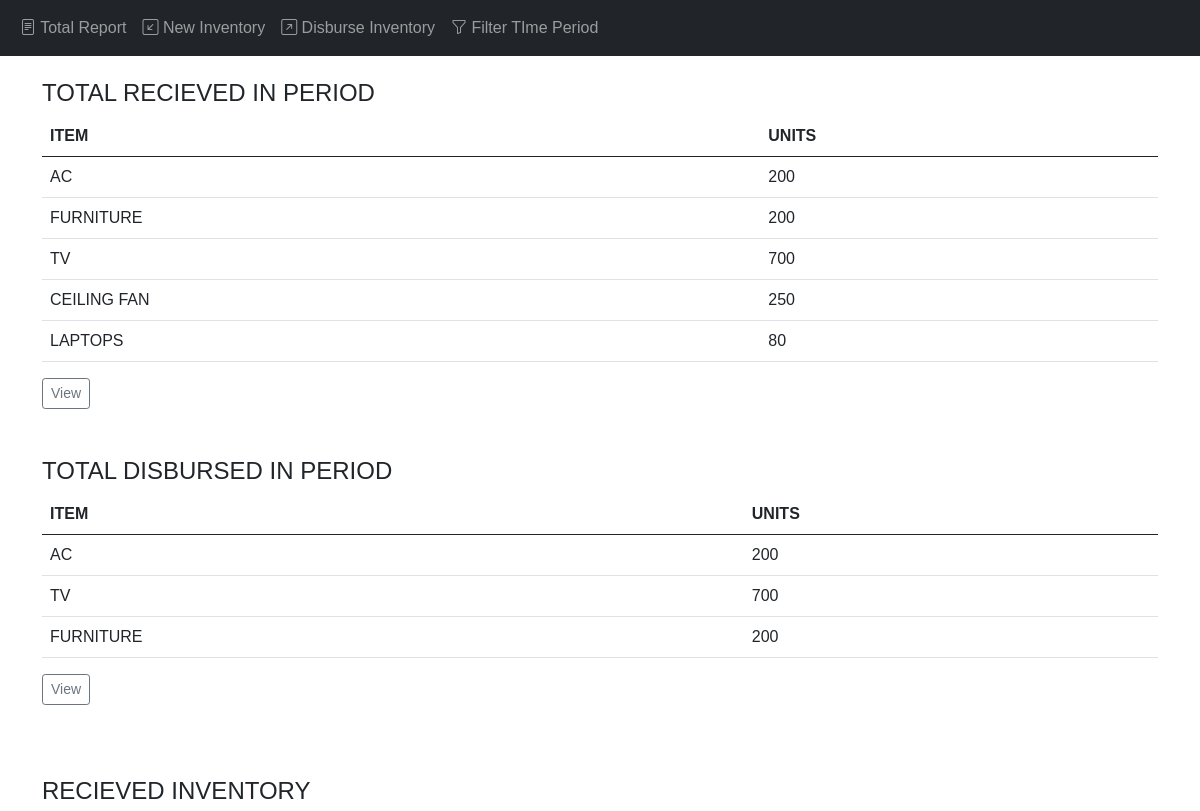
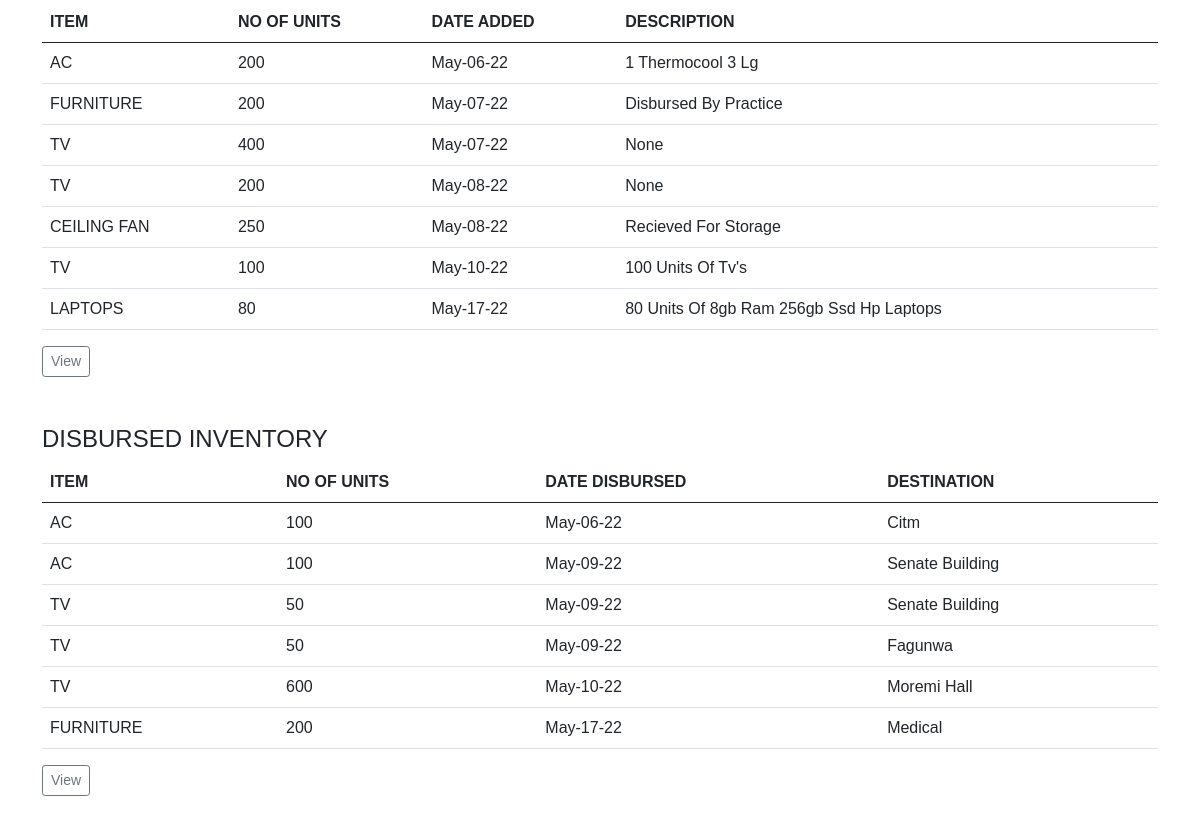
/report/period, run on an earlier commit of the app's database (2 pictures, top to bottom).
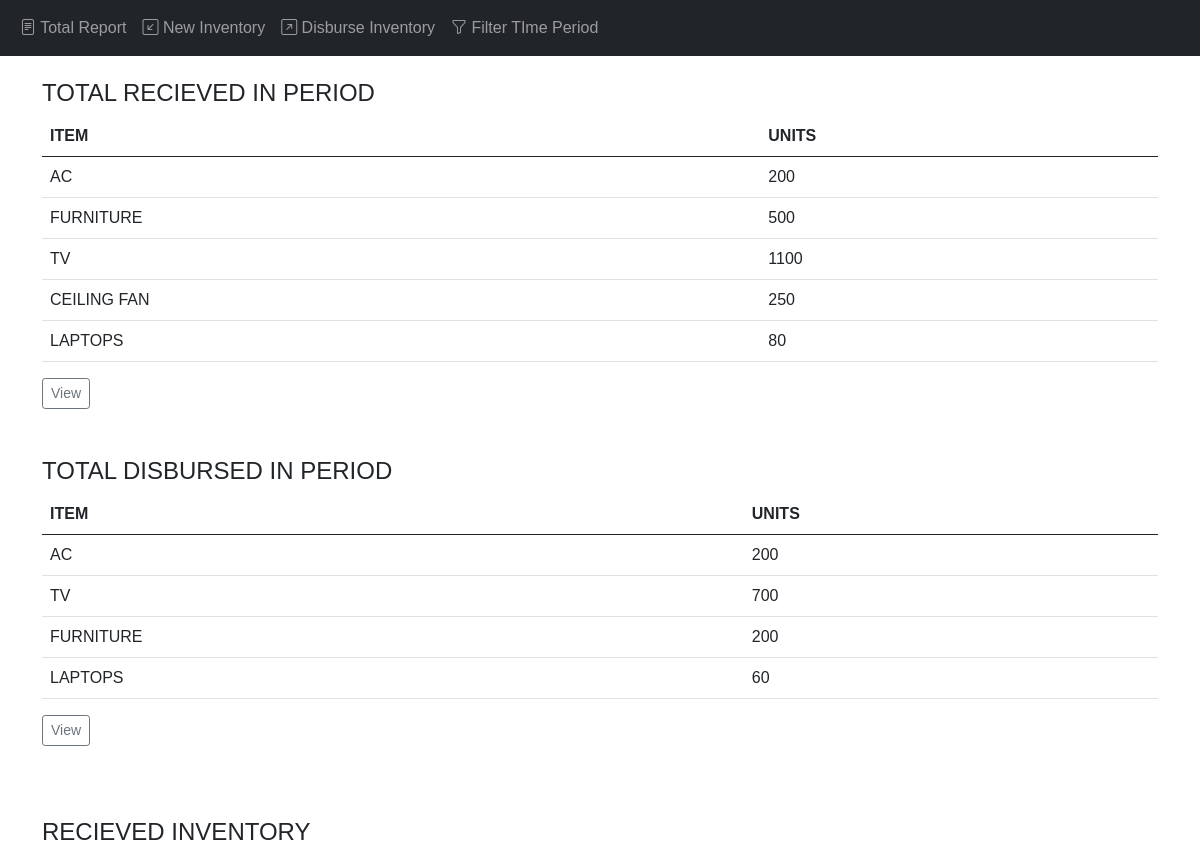
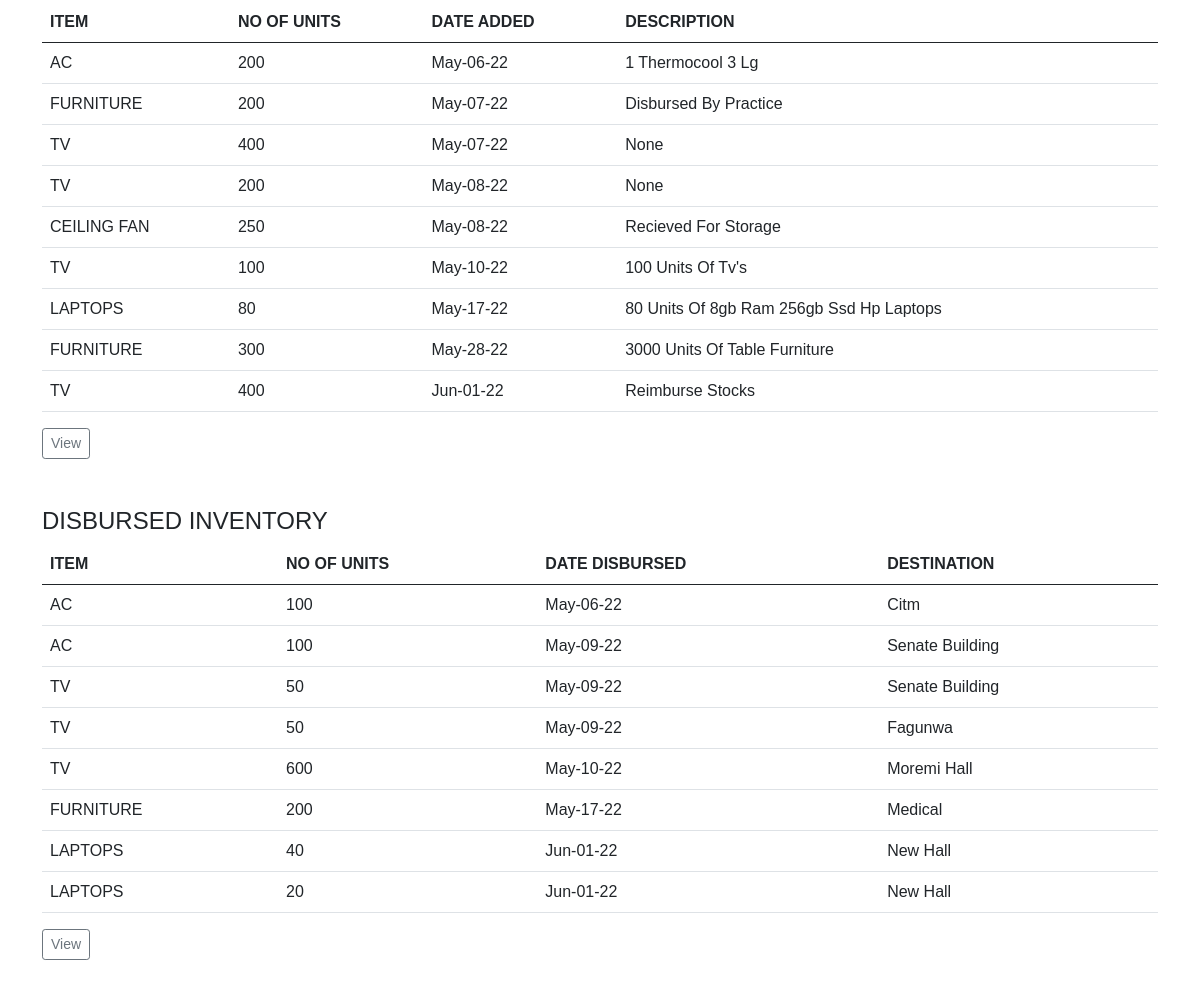
And on a later commit of the database (2 pictures, top to bottom).
### app/models.py (models this page shows, shortened)
class NewInventory(db.Model):
    __tablename__ = 'new_inventory'
    id = db.Column(db.Integer, primary_key=True)
    item = db.Column(db.String(20), nullable=False)
    units = db.Column(db.Integer, nullable=False)
    date_added = db.Column(db.DateTime, default = datetime.now)
    description = db.Column(db.Text)

class DisbursedInventory(db.Model):
    __tablename__ = 'disbursed_inventory'
    id = db.Column(db.Integer, primary_key=True)
    item = db.Column(db.String(20), nullable=False)
    units = db.Column(db.Integer, nullable=False)
    date_disbursed = db.Column(db.DateTime, default = datetime.now)
    destination = db.Column(db.String(64), nullable=False)
    description = db.Column(db.Text)

### app/main/views.py (the view)
@main.route('/report/period', methods=['GET','POST'])
def report_period():
    n_filtr = func.date(NewInventory.date_added)
    d_filtr = func.date(DisbursedInventory.date_disbursed)
    start_date = request.cookies.get('start_date')
    end_date = request.cookies.get('end_date')
    format = "%m-%d-%y"
    if start_date and end_date:
        start_date = datetime.strptime(start_date, format).date()
        end_date = datetime.strptime(end_date, format).date()
        if start_date > end_date:
            flash('Start date must be earlier than end date', 'danger')
        incoming = NewInventory.query.filter(and_(n_filtr >= start_date,n_filtr <= end_date)).all()
        outgoing = DisbursedInventory.query.filter(and_(d_filtr >= start_date, d_filtr <= end_date)).all()
    elif not start_date and end_date:
        end_date = datetime.strptime(end_date, format).date()
        incoming = NewInventory.query.filter(n_filtr <= end_date).all()
        outgoing = DisbursedInventory.query.filter(d_filtr <= end_date).all()
    elif start_date and not end_date:
        start_date = datetime.strptime(start_date, format).date()
        incoming = NewInventory.query.filter(n_filtr >= start_date).all()
        outgoing = DisbursedInventory.query.filter(d_filtr >= start_date).all()
    elif not start_date and not end_date:   # if both dates are skipped, then query all records
        incoming=NewInventory.query.all()
        outgoing = DisbursedInventory.query.all()
    incoming_dict = {}
    outgoing_dict = {}
    for new in incoming:
        if new.item not in incoming_dict:
            incoming_dict[new.item] = new.units
        else:
            incoming_dict[new.item] += new.units
    for disbursed in outgoing:
        if disbursed.item not in outgoing_dict:
            outgoing_dict[disbursed.item] = disbursed.units
        else:
            outgoing_dict[disbursed.item] += disbursed.units
    return render_template('report_period.html',incoming=incoming, outgoing=outgoing, incoming_dict=incoming_dict, outgoing_dict=outgoing_dict)

### app/templates/report_period.html (shortened to what this page needs)
{% extends 'base.html' %}
{% block page_content %}
<br>
<div class="container">
  <h4>TOTAL RECIEVED IN PERIOD</h4>
    <table class="table">
      <thead>
        <tr>
          <th>ITEM</th>
          <th>UNITS</th>
        </tr>
      </thead>
      {% for new in incoming_dict.items() %}
      <tr>
        <td>{{ new[0] }}</td>
        <td>{{ new[1] }}</td>
      </tr>
      {% endfor %}
    </table>
    <a class="btn btn-outline-secondary btn-sm mb-5" href="{{ url_for('reimbursed.inventory_recieved', start_date=request.cookies.get('start_date'), end_date=request.cookies.get('end_date')) }}">View</a>
</div>
<div class="container">
  <h4>TOTAL DISBURSED IN PERIOD</h4>
  <table class="table">
    <thead>
      <tr>
        <th>ITEM</th>
        <th>UNITS</th>
      </tr>
    </thead>
    {% for disbursed in outgoing_dict.items() %}
    <tr>
      <td>{{ disbursed[0] }}</td>
      <td>{{ disbursed[1] }}</td>
    </tr>
    {% endfor %}
  </table>
  <a class="btn btn-outline-secondary btn-sm mb-5" href="{{ url_for('disbursed.inventory_disbursed', start_date=request.cookies.get('start_date'), end_date=request.cookies.get('end_date')) }}">View</a>
</div>
<br>
<div class="container">
    <h4>RECIEVED INVENTORY</h4>
    <table class="table">
      <thead>
        <tr>
          <th>ITEM</th>
          <th>NO OF UNITS</th>
          <th>DATE ADDED</th>
          <th>DESCRIPTION</th>
        </tr>
      </thead>
      <tbody>
        {% for new in incoming %}
        <tr>
            <td>{{ new.item }}</td>
            <td>{{ new.units }}</td>
            <td>{{ new.date_added.strftime("%b-%d-%y") }}</td>
            <td>{{ new.description | title }}</td>
          </tr>
        {% endfor %}
      </tbody>
    </table>
    <a class="btn btn-outline-secondary btn-sm mb-5" href="{{ url_for('reimbursed.reimbursed_summary_period', start_date=request.cookies.get('start_date'), end_date=request.cookies.get('end_date')) }}">View</a>
</div>
<div class="container">
  <h4>DISBURSED INVENTORY</h4>
  <table class="table">
    <thead>
      <tr>
        <th>ITEM</th>
        <th>NO OF UNITS</th>
        <th>DATE DISBURSED</th>
        <th>DESTINATION</th>
      </tr>
    </thead>
    <tbody>
      {% for disbursed in outgoing %}
      <tr>
          <td>{{ disbursed.item }}</td>
          <td>{{ disbursed.units }}</td>
          <td>{{ disbursed.date_disbursed.strftime("%b-%d-%y") }}</td>
          <td>{{ disbursed.destination | title }}</td>
        </tr>
      {% endfor %}
    </tbody>
  </table>
  <a class="btn btn-outline-secondary btn-sm mb-5" href="{{ url_for('disbursed.disbursed_summary_period', start_date=request.cookies.get('start_date'), end_date=request.cookies.get('end_date')) }}">View</a>
</div>
{% endblock %}

### app/templates/base.html (shortened to what this page needs)
<!DOCTYPE html>
<html lang="en">
<head>
    <link href="https://cdn.jsdelivr.net/npm/bootstrap@5.0.2/dist/css/bootstrap.min.css" rel="stylesheet">
    <link rel="stylesheet" href="https://cdn.jsdelivr.net/npm/bootstrap-icons@1.8.3/font/bootstrap-icons.css">
    <link rel="stylesheet" href="{{ url_for('static',filename='styles.css') }}">
</head>
<body onload="testFunction()">
    <nav class="navbar navbar-expand-sm bg-dark navbar-dark fixed-top">
        <div class="container-fluid">
            <div class="collapse navbar-collapse" id="collapsibleNavbar">
                <ul class="navbar-nav">
                    <li class="nav-item">
                        <a class="nav-link" href="{{ url_for('main.report') }}">
                            <i class="bi bi-file-text"></i>
                            Total Report
                        </a>
                    </li>
                    <li class="nav-item">
                        <a class="nav-link" href="{{ url_for('reimbursed.reimburse') }}">
                            <i class="bi bi-arrow-down-left-square"></i>
                            New Inventory
                        </a>
                    </li>
                    <li class="nav-item">
                        <a class="nav-link" href="{{ url_for('disbursed.disburse') }}">
                            <i class="bi bi-arrow-up-right-square"></i>
                            Disburse Inventory
                        </a>
                    </li>
                    <li class="nav-i">
                        <a class="nav-link" href="{{ url_for('main.set_date') }}">
                            <i class="bi bi-funnel"></i>
                            Filter TIme Period
                        </a>
                    </li>
                </ul>
            </div>
        </div>
    </nav>
    <div class="container-fluid" style="margin-top: 55px;">
        {% block page_content %}{% endblock %}
    </div>
</body>
</html>

### app/static/styles.css (style rules this page uses)
body { font-family: Arial, Helvetica, sans-serif; }

What changed in the data, as far as the page shows it:
computed for NewInventory "Disbursed By Practice": units "200" → "500"
computed for NewInventory (number 3 of 9 on the later page): new "700" → "1100"
added DisbursedInventory: item "LAPTOPS", disbursed "60", units "40", date_disbursed "Jun-01-22", destination "New Hall"
added NewInventory: item "FURNITURE", units "300", date_added "May-28-22", description "3000 Units Of Table Furniture", shown under "RECIEVED INVENTORY"
added NewInventory: item "TV", units "400", date_added "Jun-01-22", description "Reimburse Stocks", shown under "RECIEVED INVENTORY"
added DisbursedInventory: item "LAPTOPS", units "20", date_disbursed "Jun-01-22", destination "New Hall", shown under "DISBURSED INVENTORY"
